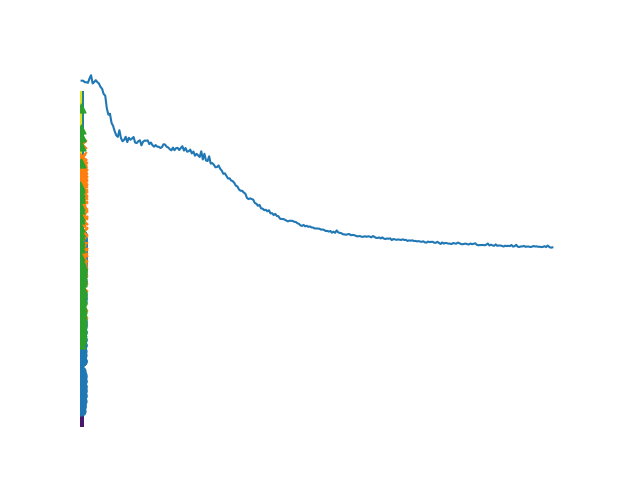

Here is the Python script that generated this plot:
import sys
sys.path.append('..')
import numpy as np
from common.optimizer import SGD
from dataset import spiral
import matplotlib.pyplot as plt
from two_layer_net import TwoLayerNet

#1) 하이퍼파라미터 설정
max_epoch = 300
batch_size = 30
hidden_size = 10
leraning_rate = 1.0

#2) 데이터 읽기, 모델과 옵티마이저 생성
x,t = spiral.load_data()
model = TwoLayerNet(input_size=2, hidden_size=hidden_size, output_size=3)
optimizer = SGD(lr=leraning_rate)

# 학습에 사용하는 변수
data_size = len(x)
max_iters = data_size // batch_size
total_loss = 0
loss_count = 0
loss_list = []

for epoch in range(max_epoch):
    #3) 데이터 뒤섞기
    idx = np.random.permutation(data_size)
    x = x[idx]
    t = t[idx]

    for iters in range(max_iters):
        batch_x = x[iters*batch_size:(iters+1)*batch_size]
        batch_t = t[iters*batch_size:(iters+1)*batch_size]

        #4) 기울기를 구해 매개변수 갱신
        loss = model.forward(batch_x, batch_t)
        model.backward()
        optimizer.update(model.params, model.grads)

        total_loss += loss
        loss_count += 1

        #5) 정기적으로 학습 경과 출력
        if (iters+1) % 10 == 0:
            avg_loss = total_loss / loss_count
            print('| 에폭 %d |  반복 %d / %d | 손실 %.2f' % (epoch+1, iters+1, max_iters, avg_loss))
            loss_list.append(avg_loss)
            total_loss, loss_count = 0, 0

# 학습 결과 플롯
plt.plot(np.arange(len(loss_list)), loss_list, label='train')
plt.xlabel('반복 (x10)')
plt.ylabel('손실')
plt.show()
plt.savefig('train_custom_loop.png')

# 경계 영역 플롯
h = 0.001
x_min, x_max = x[:, 0].min() - .1, x[:, 0].max() + .1
y_min, y_max = x[:, 1].min() - .1, x[:, 1].max() + .1
xx, yy = np.meshgrid(np.arange(x_min, x_max, h), np.arange(y_min, y_max, h))
X = np.c_[xx.ravel(), yy.ravel()]
score = model.predict(X)
predict_cls = np.argmax(score, axis=1)
Z = predict_cls.reshape(xx.shape)
plt.contourf(xx, yy, Z)
plt.axis('off')

# 데이터점 플롯
x, t = spiral.load_data()
N = 100
CLS_NUM = 3
markers = ['o', 'x', '^']
for i in range(CLS_NUM):
    plt.scatter(x[i*N:(i+1)*N, 0], x[i*N:(i+1)*N, 1], s=40, marker=markers[i])
plt.show()
plt.savefig('train_custom_loop.png')